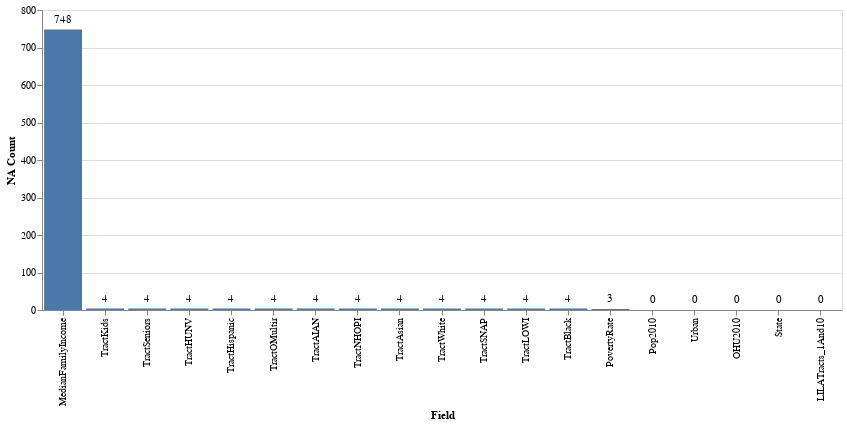

The cell this chart's notebook holds for it:
### Markdown cell above
#### Check for NAs and Vizualize
Check for explicit nas in the dataset

### Code cell
# Check for NAs
na_counts = pd.DataFrame(df.isna().sum()).reset_index()
na_counts.columns = ['Field', 'NA Count']
na_counts = na_counts.sort_values('NA Count', ascending=False)

# Visualize NAs
base = alt.Chart(na_counts).encode(
    x=alt.X('Field:N', sort='-y'),
    y='NA Count',
    text = 'NA Count'
).properties(width=800)
base.mark_bar() + base.mark_text(align='center', dy=-10)

### Figure 1 — Vega-Lite specification as saved in the notebook (floating-point values rounded to 4 significant figures)
{"config": {"view": {"continuousWidth": 400, "continuousHeight": 300}}, "layer": [{"mark": "bar", "encoding": {"text": {"field": "NA Count", "type": "quantitative"}, "x": {"field": "Field", "sort": "-y", "type": "nominal"}, "y": {"field": "NA Count", "type": "quantitative"}}, "width": 800}, {"mark": {"type": "text", "align": "center", "dy": -10}, "encoding": {"text": {"field": "NA Count", "type": "quantitative"}, "x": {"field": "Field", "sort": "-y", "type": "nominal"}, "y": {"field": "NA Count", "type": "quantitative"}}, "width": 800}], "data": {"name": "data-ade0ae590ca65299e43816310959829a"}, "$schema": "https://vega.github.io/schema/vega-lite/v4.17.0.json", "datasets": {"data-ade0ae590ca65299e43816310959829a": [{"Field": "MedianFamilyIncome", "NA Count": 748}, {"Field": "TractKids", "NA Count": 4}, {"Field": "TractSeniors", "NA Count": 4}, {"Field": "TractHUNV", "NA Count": 4}, {"Field": "TractHispanic", "NA Count": 4}, {"Field": "TractOMultir", "NA Count": 4}, {"Field": "TractAIAN", "NA Count": 4}, {"Field": "TractNHOPI", "NA Count": 4}, {"Field": "TractAsian", "NA Count": 4}, {"Field": "TractWhite", "NA Count": 4}, {"Field": "TractSNAP", "NA Count": 4}, {"Field": "TractLOWI", "NA Count": 4}, {"Field": "TractBlack", "NA Count": 4}, {"Field": "PovertyRate", "NA Count": 3}, {"Field": "Pop2010", "NA Count": 0}, {"Field": "Urban", "NA Count": 0}, {"Field": "OHU2010", "NA Count": 0}, {"Field": "State", "NA Count": 0}, {"Field": "LILATracts_1And10", "NA Count": 0}]}}
